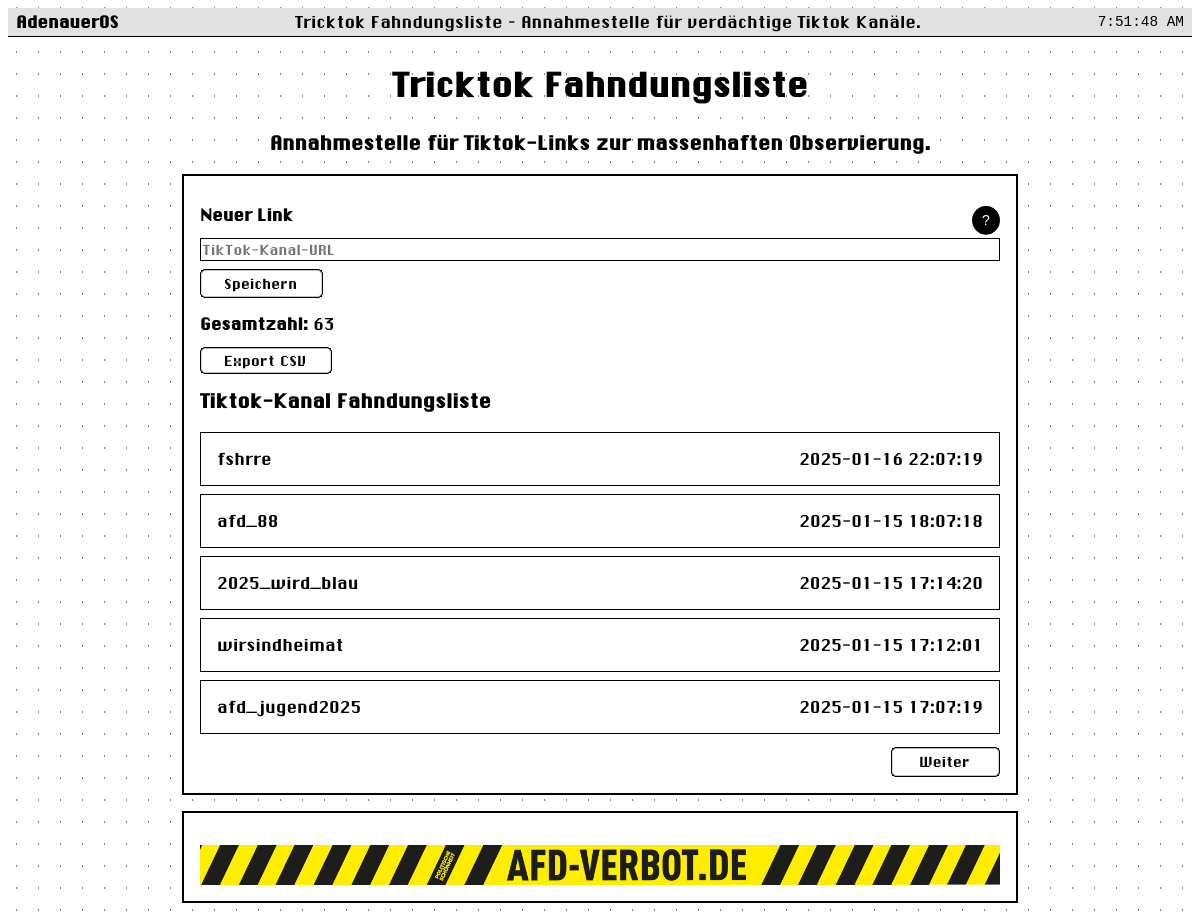
/fahndungsliste, run on an earlier commit of the app's database.
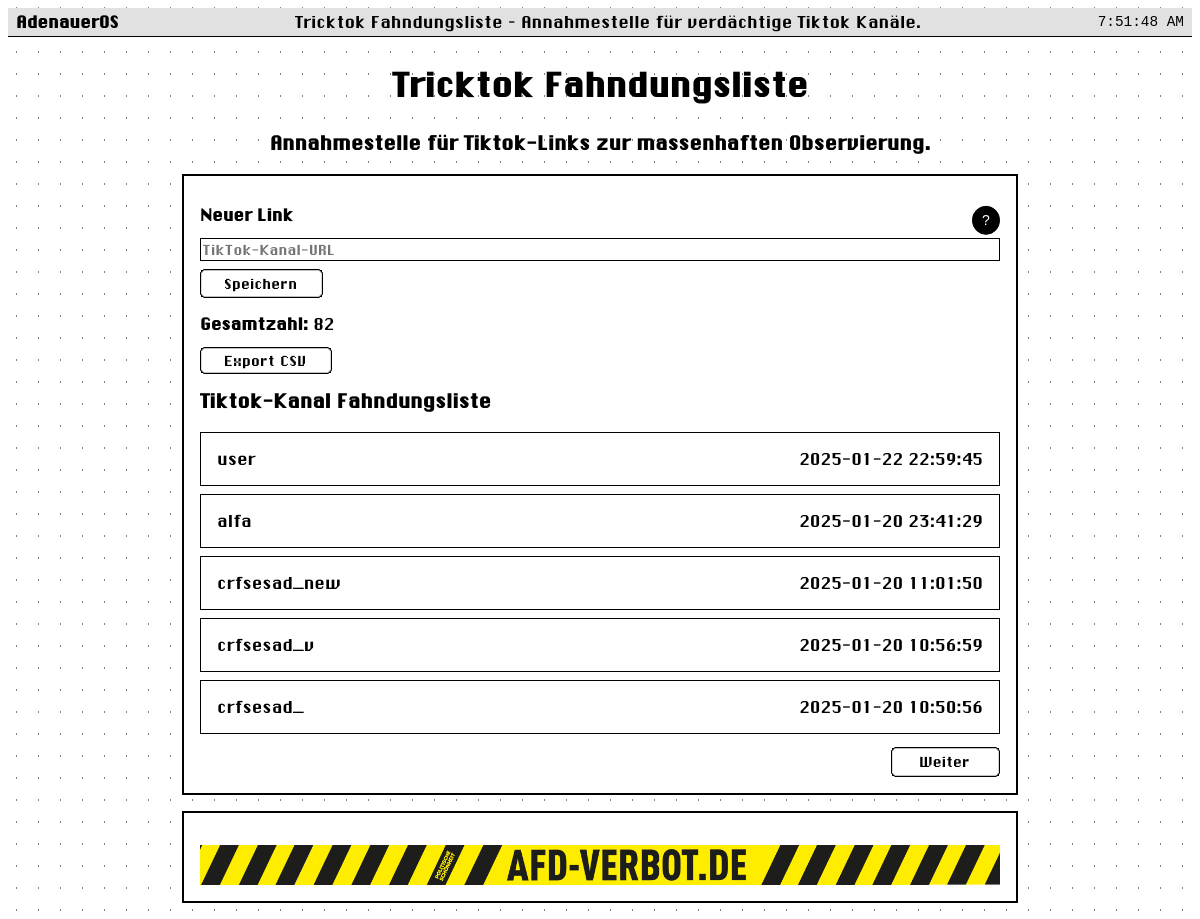
And on a later commit of the database.
### tables this page shows
CREATE TABLE links (
                id INTEGER PRIMARY KEY AUTOINCREMENT,
                kanal TEXT,
                zeitstempel TEXT,
                user_agent TEXT,
                ip_address TEXT
            );

### app.py (the view, shortened to what this page needs)
@app.route("/fahndungsliste", methods=["GET", "POST"])
def fahndungsliste_mobile():
    db = get_db()
    page = int(request.args.get("page", 1))
    per_page = 5
    offset = (page - 1) * per_page
    total_links = db.execute("SELECT COUNT(*) AS cnt FROM links").fetchone()["cnt"]
    rows = db.execute("""
        SELECT kanal, zeitstempel
        FROM links
        ORDER BY id DESC
        LIMIT ? OFFSET ?
    """, (per_page, offset)).fetchall()
    fehlermeldung = None
    return render_template(
        "fahndungsliste-mobile.html",
        fehlermeldung=fehlermeldung,
        total_links=total_links,
        links=rows,
        page=page,
        per_page=per_page
    )

### app.py (called while the page is built)
def get_db():
    db = getattr(g, "_database", None)
    if db is None:
        db = g._database = sqlite3.connect("datenbank.db")
        db.row_factory = sqlite3.Row
        db.execute("""
            CREATE TABLE IF NOT EXISTS links (
                id INTEGER PRIMARY KEY AUTOINCREMENT,
                kanal TEXT,
                zeitstempel TEXT,
                user_agent TEXT,
                ip_address TEXT
            )
        """)
        db.execute("""
            CREATE TABLE IF NOT EXISTS ip_cooldowns (
                ip TEXT PRIMARY KEY,
                last_submit REAL,
                last_export REAL
            )
        """)
        try:
            db.execute("SELECT last_export FROM ip_cooldowns LIMIT 1")
        except sqlite3.OperationalError:
            db.execute("ALTER TABLE ip_cooldowns ADD COLUMN last_export REAL")
    return db

@app.teardown_appcontext
def close_connection(exception):
    db = getattr(g, "_database", None)
    if db is not None:
        db.close()

### templates/fahndungsliste-mobile.html (shortened to what this page needs)
<!DOCTYPE html>
<html lang="de">
<head>
  <link rel="stylesheet" href="{{ url_for('static', filename='system.css') }}">
</head>
<body>
<header>
  <div class="menu-bar">
    <ul>
      <li>
        <a href="https://tricktok.afd-verbot.de" target="_self">AdenauerOS</a>
      </li>
    </ul>
  </div>
  <div class="marquee-container">
    <marquee behavior="scroll" direction="left" scrollamount="5">
      Tricktok Fahndungsliste – Annahmestelle für verdächtige Tiktok Kanäle.
    </marquee>
  </div>
  <div id="systemTime"></div>
</header>
<div class="ascii-art">
<h2> Tricktok Fahndungsliste</h2>
<h3> Annahmestelle für Tiktok-Links zur massenhaften Observierung.</h3>
</div>
<div style="max-width: 800px; margin: 1rem auto; border: 2px solid #000; padding: 1rem; background: #fff;">
  <h2 class="heading">Neuer Link</h2>
  <form method="post" style="margin-bottom: 0.8rem;">
    <div class="field-row" style="position:relative;">
      <input
        type="text"
        name="eingabe_link"
        placeholder="TikTok-Kanal-URL"
      >
      <div class="tooltip-button" id="tooltipBtn">?</div>
    </div>
    <button type="submit" class="btn">
      Speichern
    </button>
  </form>
  <p><strong>Gesamtzahl:</strong> {{ total_links }}</p>
  <p>
    <a href="{{ url_for('export_csv_mobile') }}" class="btn">Export CSV</a>
  </p>
  <h3>Tiktok-Kanal Fahndungsliste</h3>
  <ul class="list-group">
    {% for eintrag in links %}
      <li class="list-group-item">
        {{ eintrag.kanal }}
        <span style="float:right;">{{ eintrag.zeitstempel }}</span>
      </li>
    {% endfor %}
  </ul>
  <div style="display:flex; justify-content: space-between; margin-top: 0.8rem;">
    {% if links|length >= per_page %}
      <a href="{{ url_for('fahndungsliste_mobile', page=page + 1) }}" class="btn">Weiter</a>
    {% else %}
      <span></span>
    {% endif %}
  </div>
</div>
<div style="max-width: 800px; margin: 1rem auto; border: 2px solid #000; padding: 1rem; background: #fff;">
<img src="/static/banderole2.png" alt="Banderole-Bild" class="banner-image">
</div>
</body>
</html>

What changed in the data, as far as the page shows it:
no longer on this page (row unchanged): links: kanal "fshrre", zeitstempel "2025-01-16 22:07:19"
no longer on this page (row unchanged): links: kanal "afd_88", zeitstempel "2025-01-15 18:07:18"
no longer on this page (row unchanged): links: kanal "2025_wird_blau", zeitstempel "2025-01-15 17:14:20"
no longer on this page (row unchanged): links: kanal "wirsindheimat", zeitstempel "2025-01-15 17:12:01"
no longer on this page (row unchanged): links: kanal "afd_jugend2025", zeitstempel "2025-01-15 17:07:19"
added links: kanal "user", zeitstempel "2025-01-22 22:59:45"
added links: kanal "alfa", zeitstempel "2025-01-20 23:41:29"
added links: kanal "crfsesad_new", zeitstempel "2025-01-20 11:01:50"
added links: kanal "crfsesad_v", zeitstempel "2025-01-20 10:56:59"
added links: kanal "crfsesad_", zeitstempel "2025-01-20 10:50:56"
Also different on the page:
{{ total_links }}: "63" → "82"
